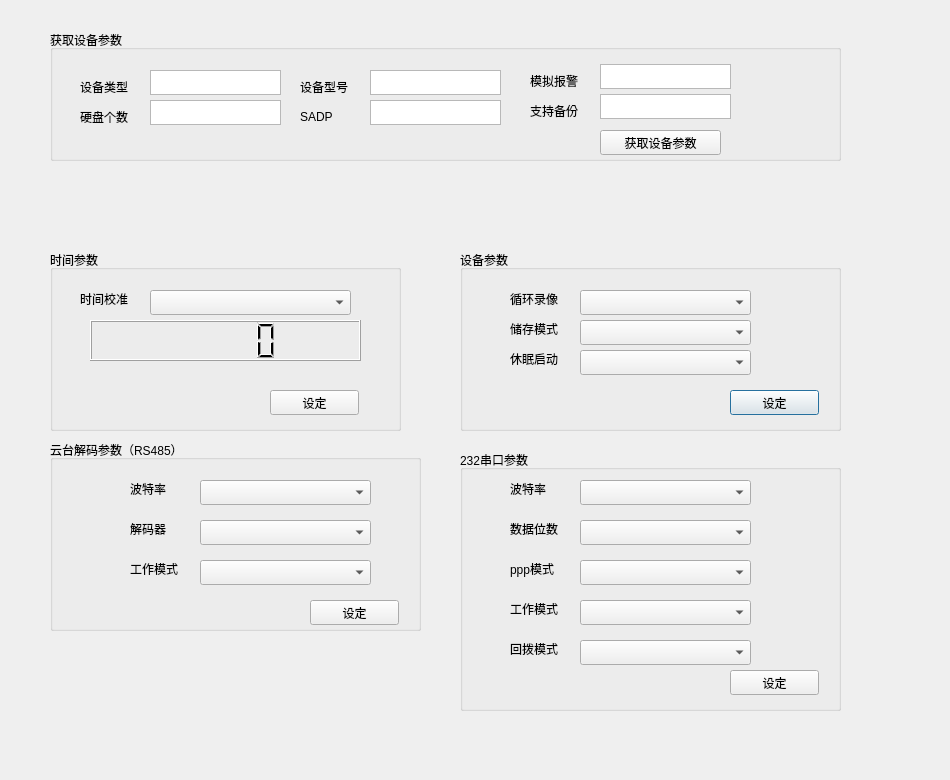
<?xml version="1.0" encoding="UTF-8"?>
<ui version="4.0">
 <class>s3_config1_xt</class>
 <widget class="QDialog" name="s3_config1_xt">
  <property name="geometry">
   <rect>
    <x>0</x>
    <y>0</y>
    <width>950</width>
    <height>780</height>
   </rect>
  </property>
  <property name="windowTitle">
   <string>Dialog</string>
  </property>
  <widget class="QGroupBox" name="groupBox">
   <property name="geometry">
    <rect>
     <x>460</x>
     <y>250</y>
     <width>381</width>
     <height>181</height>
    </rect>
   </property>
   <property name="title">
    <string>设备参数</string>
   </property>
   <widget class="QComboBox" name="comboBox">
    <property name="geometry">
     <rect>
      <x>120</x>
      <y>40</y>
      <width>171</width>
      <height>25</height>
     </rect>
    </property>
   </widget>
   <widget class="QLabel" name="label">
    <property name="geometry">
     <rect>
      <x>50</x>
      <y>40</y>
      <width>67</width>
      <height>17</height>
     </rect>
    </property>
    <property name="text">
     <string>循环录像</string>
    </property>
   </widget>
   <widget class="QLabel" name="label_3">
    <property name="geometry">
     <rect>
      <x>50</x>
      <y>70</y>
      <width>67</width>
      <height>17</height>
     </rect>
    </property>
    <property name="text">
     <string>储存模式</string>
    </property>
   </widget>
   <widget class="QComboBox" name="comboBox_3">
    <property name="geometry">
     <rect>
      <x>120</x>
      <y>70</y>
      <width>171</width>
      <height>25</height>
     </rect>
    </property>
   </widget>
   <widget class="QLabel" name="label_4">
    <property name="geometry">
     <rect>
      <x>50</x>
      <y>100</y>
      <width>67</width>
      <height>17</height>
     </rect>
    </property>
    <property name="text">
     <string>休眠启动</string>
    </property>
   </widget>
   <widget class="QComboBox" name="comboBox_4">
    <property name="geometry">
     <rect>
      <x>120</x>
      <y>100</y>
      <width>171</width>
      <height>25</height>
     </rect>
    </property>
   </widget>
   <widget class="QPushButton" name="pushButton">
    <property name="geometry">
     <rect>
      <x>270</x>
      <y>140</y>
      <width>89</width>
      <height>25</height>
     </rect>
    </property>
    <property name="text">
     <string>设定</string>
    </property>
   </widget>
  </widget>
  <widget class="QGroupBox" name="groupBox_2">
   <property name="geometry">
    <rect>
     <x>50</x>
     <y>250</y>
     <width>351</width>
     <height>181</height>
    </rect>
   </property>
   <property name="title">
    <string>时间参数</string>
   </property>
   <widget class="QLabel" name="label_11">
    <property name="geometry">
     <rect>
      <x>30</x>
      <y>40</y>
      <width>67</width>
      <height>17</height>
     </rect>
    </property>
    <property name="text">
     <string>时间校准</string>
    </property>
   </widget>
   <widget class="QComboBox" name="comboBox_5">
    <property name="geometry">
     <rect>
      <x>100</x>
      <y>40</y>
      <width>201</width>
      <height>25</height>
     </rect>
    </property>
   </widget>
   <widget class="QLCDNumber" name="lcdNumber">
    <property name="geometry">
     <rect>
      <x>40</x>
      <y>70</y>
      <width>271</width>
      <height>41</height>
     </rect>
    </property>
   </widget>
   <widget class="QPushButton" name="pushButton_3">
    <property name="geometry">
     <rect>
      <x>220</x>
      <y>140</y>
      <width>89</width>
      <height>25</height>
     </rect>
    </property>
    <property name="text">
     <string>设定</string>
    </property>
   </widget>
  </widget>
  <widget class="QGroupBox" name="groupBox_3">
   <property name="geometry">
    <rect>
     <x>50</x>
     <y>440</y>
     <width>371</width>
     <height>191</height>
    </rect>
   </property>
   <property name="title">
    <string>云台解码参数（RS485）</string>
   </property>
   <widget class="QComboBox" name="comboBox_6">
    <property name="geometry">
     <rect>
      <x>150</x>
      <y>40</y>
      <width>171</width>
      <height>25</height>
     </rect>
    </property>
   </widget>
   <widget class="QLabel" name="label_12">
    <property name="geometry">
     <rect>
      <x>80</x>
      <y>40</y>
      <width>67</width>
      <height>17</height>
     </rect>
    </property>
    <property name="text">
     <string>波特率</string>
    </property>
   </widget>
   <widget class="QComboBox" name="comboBox_11">
    <property name="geometry">
     <rect>
      <x>150</x>
      <y>80</y>
      <width>171</width>
      <height>25</height>
     </rect>
    </property>
   </widget>
   <widget class="QLabel" name="label_17">
    <property name="geometry">
     <rect>
      <x>80</x>
      <y>80</y>
      <width>67</width>
      <height>17</height>
     </rect>
    </property>
    <property name="text">
     <string>解码器</string>
    </property>
   </widget>
   <widget class="QComboBox" name="comboBox_12">
    <property name="geometry">
     <rect>
      <x>150</x>
      <y>120</y>
      <width>171</width>
      <height>25</height>
     </rect>
    </property>
   </widget>
   <widget class="QLabel" name="label_19">
    <property name="geometry">
     <rect>
      <x>80</x>
      <y>120</y>
      <width>67</width>
      <height>17</height>
     </rect>
    </property>
    <property name="text">
     <string>工作模式</string>
    </property>
   </widget>
   <widget class="QPushButton" name="pushButton_4">
    <property name="geometry">
     <rect>
      <x>260</x>
      <y>160</y>
      <width>89</width>
      <height>25</height>
     </rect>
    </property>
    <property name="text">
     <string>设定</string>
    </property>
   </widget>
  </widget>
  <widget class="QGroupBox" name="groupBox_4">
   <property name="geometry">
    <rect>
     <x>460</x>
     <y>450</y>
     <width>381</width>
     <height>261</height>
    </rect>
   </property>
   <property name="title">
    <string>232串口参数</string>
   </property>
   <widget class="QComboBox" name="comboBox_20">
    <property name="geometry">
     <rect>
      <x>120</x>
      <y>70</y>
      <width>171</width>
      <height>25</height>
     </rect>
    </property>
   </widget>
   <widget class="QComboBox" name="comboBox_15">
    <property name="geometry">
     <rect>
      <x>120</x>
      <y>150</y>
      <width>171</width>
      <height>25</height>
     </rect>
    </property>
   </widget>
   <widget class="QLabel" name="label_26">
    <property name="geometry">
     <rect>
      <x>50</x>
      <y>30</y>
      <width>67</width>
      <height>17</height>
     </rect>
    </property>
    <property name="text">
     <string>波特率</string>
    </property>
   </widget>
   <widget class="QComboBox" name="comboBox_16">
    <property name="geometry">
     <rect>
      <x>120</x>
      <y>30</y>
      <width>171</width>
      <height>25</height>
     </rect>
    </property>
   </widget>
   <widget class="QLabel" name="label_21">
    <property name="geometry">
     <rect>
      <x>50</x>
      <y>150</y>
      <width>67</width>
      <height>17</height>
     </rect>
    </property>
    <property name="text">
     <string>工作模式</string>
    </property>
   </widget>
   <widget class="QLabel" name="label_23">
    <property name="geometry">
     <rect>
      <x>50</x>
      <y>70</y>
      <width>67</width>
      <height>17</height>
     </rect>
    </property>
    <property name="text">
     <string>数据位数</string>
    </property>
   </widget>
   <widget class="QLabel" name="label_29">
    <property name="geometry">
     <rect>
      <x>50</x>
      <y>110</y>
      <width>67</width>
      <height>17</height>
     </rect>
    </property>
    <property name="text">
     <string>ppp模式</string>
    </property>
   </widget>
   <widget class="QLabel" name="label_28">
    <property name="geometry">
     <rect>
      <x>50</x>
      <y>190</y>
      <width>67</width>
      <height>17</height>
     </rect>
    </property>
    <property name="text">
     <string>回拨模式</string>
    </property>
   </widget>
   <widget class="QComboBox" name="comboBox_21">
    <property name="geometry">
     <rect>
      <x>120</x>
      <y>190</y>
      <width>171</width>
      <height>25</height>
     </rect>
    </property>
   </widget>
   <widget class="QComboBox" name="comboBox_22">
    <property name="geometry">
     <rect>
      <x>120</x>
      <y>110</y>
      <width>171</width>
      <height>25</height>
     </rect>
    </property>
   </widget>
   <widget class="QPushButton" name="pushButton_5">
    <property name="geometry">
     <rect>
      <x>270</x>
      <y>220</y>
      <width>89</width>
      <height>25</height>
     </rect>
    </property>
    <property name="text">
     <string>设定</string>
    </property>
   </widget>
  </widget>
  <widget class="QGroupBox" name="groupBox_5">
   <property name="geometry">
    <rect>
     <x>50</x>
     <y>30</y>
     <width>791</width>
     <height>131</height>
    </rect>
   </property>
   <property name="title">
    <string>获取设备参数</string>
   </property>
   <widget class="QTextBrowser" name="textBrowser_4">
    <property name="geometry">
     <rect>
      <x>550</x>
      <y>64</y>
      <width>131</width>
      <height>25</height>
     </rect>
    </property>
    <property name="font">
     <font>
      <pointsize>10</pointsize>
     </font>
    </property>
   </widget>
   <widget class="QLabel" name="label_9">
    <property name="geometry">
     <rect>
      <x>250</x>
      <y>46</y>
      <width>67</width>
      <height>21</height>
     </rect>
    </property>
    <property name="text">
     <string>设备型号</string>
    </property>
   </widget>
   <widget class="QLabel" name="label_6">
    <property name="geometry">
     <rect>
      <x>30</x>
      <y>76</y>
      <width>67</width>
      <height>21</height>
     </rect>
    </property>
    <property name="text">
     <string>硬盘个数</string>
    </property>
   </widget>
   <widget class="QTextBrowser" name="textBrowser_2">
    <property name="geometry">
     <rect>
      <x>100</x>
      <y>70</y>
      <width>131</width>
      <height>25</height>
     </rect>
    </property>
    <property name="font">
     <font>
      <pointsize>10</pointsize>
     </font>
    </property>
   </widget>
   <widget class="QLabel" name="label_10">
    <property name="geometry">
     <rect>
      <x>250</x>
      <y>76</y>
      <width>67</width>
      <height>21</height>
     </rect>
    </property>
    <property name="text">
     <string>SADP</string>
    </property>
   </widget>
   <widget class="QLabel" name="label_7">
    <property name="geometry">
     <rect>
      <x>480</x>
      <y>40</y>
      <width>67</width>
      <height>21</height>
     </rect>
    </property>
    <property name="text">
     <string>模拟报警</string>
    </property>
   </widget>
   <widget class="QTextBrowser" name="textBrowser_6">
    <property name="geometry">
     <rect>
      <x>320</x>
      <y>70</y>
      <width>131</width>
      <height>25</height>
     </rect>
    </property>
    <property name="font">
     <font>
      <pointsize>10</pointsize>
     </font>
    </property>
   </widget>
   <widget class="QTextBrowser" name="textBrowser">
    <property name="geometry">
     <rect>
      <x>100</x>
      <y>40</y>
      <width>131</width>
      <height>25</height>
     </rect>
    </property>
    <property name="font">
     <font>
      <pointsize>10</pointsize>
     </font>
    </property>
   </widget>
   <widget class="QTextBrowser" name="textBrowser_3">
    <property name="geometry">
     <rect>
      <x>550</x>
      <y>34</y>
      <width>131</width>
      <height>25</height>
     </rect>
    </property>
    <property name="font">
     <font>
      <pointsize>10</pointsize>
     </font>
    </property>
   </widget>
   <widget class="QLabel" name="label_5">
    <property name="geometry">
     <rect>
      <x>30</x>
      <y>46</y>
      <width>67</width>
      <height>21</height>
     </rect>
    </property>
    <property name="text">
     <string>设备类型</string>
    </property>
   </widget>
   <widget class="QPushButton" name="pushButton_2">
    <property name="geometry">
     <rect>
      <x>550</x>
      <y>100</y>
      <width>121</width>
      <height>25</height>
     </rect>
    </property>
    <property name="text">
     <string>获取设备参数</string>
    </property>
   </widget>
   <widget class="QLabel" name="label_8">
    <property name="geometry">
     <rect>
      <x>480</x>
      <y>70</y>
      <width>67</width>
      <height>21</height>
     </rect>
    </property>
    <property name="text">
     <string>支持备份</string>
    </property>
   </widget>
   <widget class="QTextBrowser" name="textBrowser_5">
    <property name="geometry">
     <rect>
      <x>320</x>
      <y>40</y>
      <width>131</width>
      <height>25</height>
     </rect>
    </property>
    <property name="font">
     <font>
      <pointsize>10</pointsize>
     </font>
    </property>
   </widget>
  </widget>
 </widget>
 <resources/>
 <connections/>
</ui>
